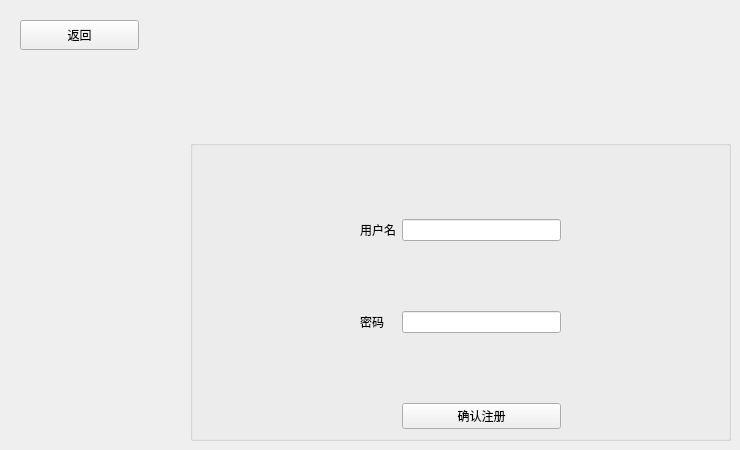
      <widget class="QWidget" name="registerpage_2">
       <widget class="QPushButton" name="lastpage_8">
        <property name="geometry">
         <rect>
          <x>20</x>
          <y>20</y>
          <width>119</width>
          <height>30</height>
         </rect>
        </property>
        <property name="text">
         <string>返回</string>
        </property>
       </widget>
       <widget class="QGroupBox" name="groupBox_5">
        <property name="geometry">
         <rect>
          <x>190</x>
          <y>140</y>
          <width>541</width>
          <height>301</height>
         </rect>
        </property>
        <property name="title">
         <string/>
        </property>
        <layout class="QGridLayout" name="gridLayout_3">
         <item row="1" column="1">
          <widget class="QLabel" name="usenamelabel_2">
           <property name="text">
            <string>用户名</string>
           </property>
          </widget>
         </item>
         <item row="3" column="0">
          <spacer name="horizontalSpacer_6">
           <property name="orientation">
            <enum>Qt::Horizontal</enum>
           </property>
           <property name="sizeHint" stdset="0">
            <size>
             <width>40</width>
             <height>20</height>
            </size>
           </property>
          </spacer>
         </item>
         <item row="3" column="2">
          <widget class="QLineEdit" name="passwordline_2"/>
         </item>
         <item row="0" column="2">
          <spacer name="verticalSpacer_3">
           <property name="orientation">
            <enum>Qt::Vertical</enum>
           </property>
           <property name="sizeHint" stdset="0">
            <size>
             <width>20</width>
             <height>40</height>
            </size>
           </property>
          </spacer>
         </item>
         <item row="1" column="2">
          <widget class="QLineEdit" name="usenameline_2"/>
         </item>
         <item row="3" column="1">
          <widget class="QLabel" name="passwordlabel_2">
           <property name="text">
            <string>密码</string>
           </property>
          </widget>
         </item>
         <item row="5" column="2">
          <widget class="QPushButton" name="registerconfirmbtn_2">
           <property name="text">
            <string>确认注册</string>
           </property>
          </widget>
         </item>
         <item row="4" column="2">
          <spacer name="verticalSpacer">
           <property name="orientation">
            <enum>Qt::Vertical</enum>
           </property>
           <property name="sizeHint" stdset="0">
            <size>
             <width>20</width>
             <height>40</height>
            </size>
           </property>
          </spacer>
         </item>
         <item row="3" column="3">
          <spacer name="horizontalSpacer_5">
           <property name="orientation">
            <enum>Qt::Horizontal</enum>
           </property>
           <property name="sizeHint" stdset="0">
            <size>
             <width>40</width>
             <height>20</height>
            </size>
           </property>
          </spacer>
         </item>
         <item row="2" column="2">
          <spacer name="verticalSpacer_2">
           <property name="orientation">
            <enum>Qt::Vertical</enum>
           </property>
           <property name="sizeHint" stdset="0">
            <size>
             <width>20</width>
             <height>40</height>
            </size>
           </property>
          </spacer>
         </item>
        </layout>
       </widget>
      </widget>
